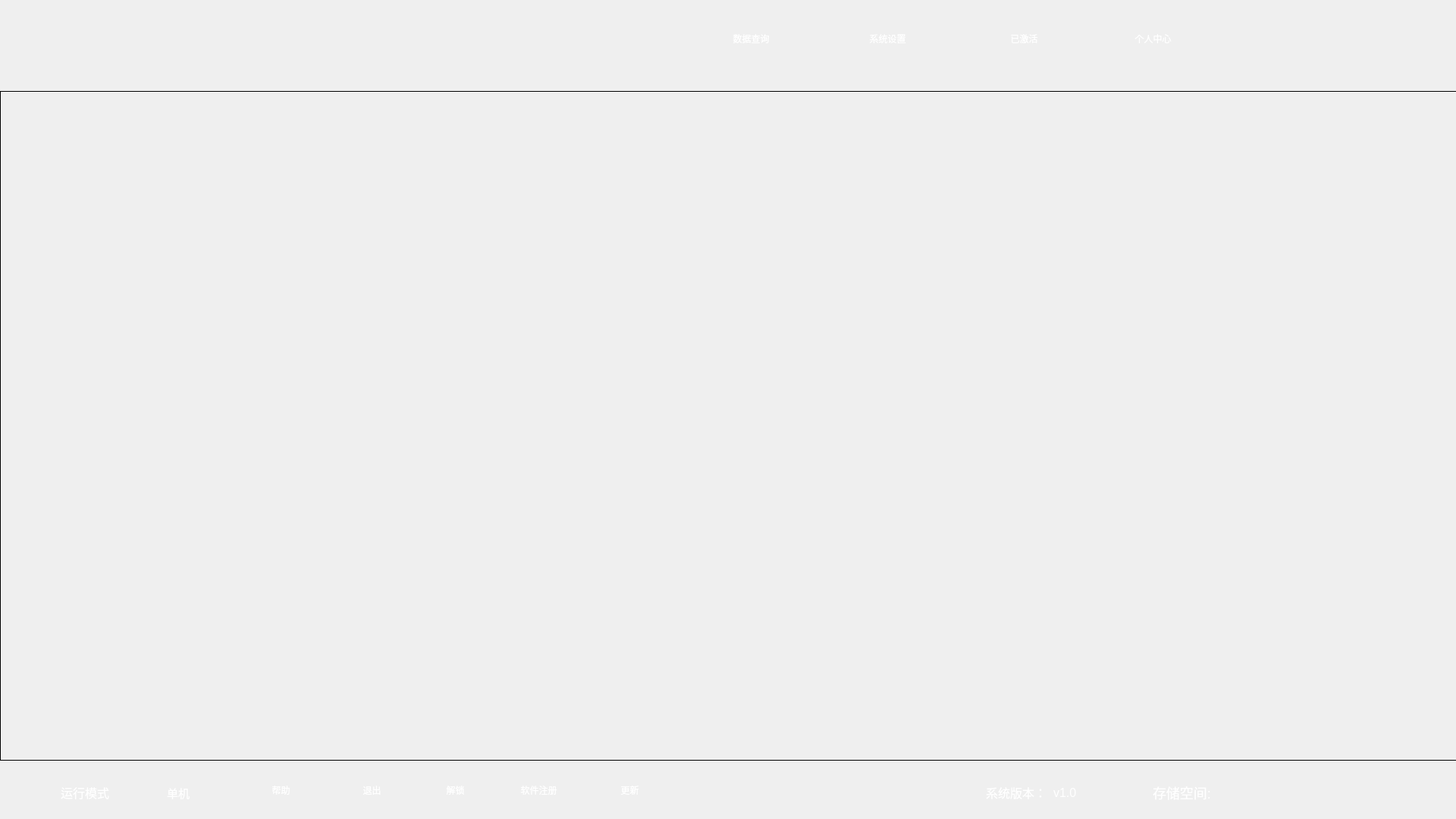
<?xml version="1.0" encoding="UTF-8"?>
<ui version="4.0">
 <class>MainForm</class>
 <widget class="QWidget" name="MainForm">
  <property name="geometry">
   <rect>
    <x>0</x>
    <y>0</y>
    <width>1920</width>
    <height>1080</height>
   </rect>
  </property>
  <property name="windowTitle">
   <string>Form</string>
  </property>
  <property name="styleSheet">
   <string notr="true"/>
  </property>
  <widget class="QListWidget" name="listWidget">
   <property name="geometry">
    <rect>
     <x>0</x>
     <y>120</y>
     <width>1980</width>
     <height>883</height>
    </rect>
   </property>
   <property name="styleSheet">
    <string notr="true">QListWidget{  
    border:1px solid black; 
	spacing: 20px;
	background-color: transparent;
}  

QListWidget::item {
    border: 2px solid black; 
	border-image: url(:/image/collectionbackground.png);
	margin: 2px;
}</string>
   </property>
   <property name="flow">
    <enum>QListView::LeftToRight</enum>
   </property>
   <property name="isWrapping" stdset="0">
    <bool>true</bool>
   </property>
  </widget>
  <widget class="QPushButton" name="pushButton_searchfiles">
   <property name="geometry">
    <rect>
     <x>900</x>
     <y>30</y>
     <width>181</width>
     <height>41</height>
    </rect>
   </property>
   <property name="styleSheet">
    <string notr="true">QPushButton {
    color: white;   
    border: none;
    background-image: url(:/image/butun1.png);
}
QPushButton:pressed{
border-image: url(:/image/butun2.png);
 border: none;
color: rgb(85, 255, 255);
}
</string>
   </property>
   <property name="text">
    <string>数据查询</string>
   </property>
  </widget>
  <widget class="QPushButton" name="pushButton_setup">
   <property name="geometry">
    <rect>
     <x>1080</x>
     <y>30</y>
     <width>181</width>
     <height>41</height>
    </rect>
   </property>
   <property name="styleSheet">
    <string notr="true">QPushButton {
    color: white;   
    border: none;
    background-image: url(:/image/butun1.png);
}
QPushButton:pressed{
border-image: url(:/image/butun2.png);
 border: none;
color: rgb(85, 255, 255);
}
</string>
   </property>
   <property name="text">
    <string>系统设置</string>
   </property>
  </widget>
  <widget class="QPushButton" name="btn_help">
   <property name="geometry">
    <rect>
     <x>310</x>
     <y>1020</y>
     <width>101</width>
     <height>43</height>
    </rect>
   </property>
   <property name="styleSheet">
    <string notr="true">QPushButton{
	font: 11pt &quot;Sans Serif&quot;;
background-image: url(:/image/help.png);
color: white;   
padding-left: 20px;
border: none;
}
QPushButton:pressed{
background-color:rgb(121, 121, 121);
 border-style: inset;
}</string>
   </property>
   <property name="text">
    <string>帮助</string>
   </property>
  </widget>
  <widget class="QPushButton" name="btn_exit">
   <property name="geometry">
    <rect>
     <x>430</x>
     <y>1020</y>
     <width>101</width>
     <height>43</height>
    </rect>
   </property>
   <property name="styleSheet">
    <string notr="true">QPushButton{
	font: 11pt &quot;Sans Serif&quot;;
background-image: url(:/image/help.png);
color: white;   
padding-left: 20px;
/* 添加 border: none; */
border: none;
}
QPushButton:pressed{
background-color:rgb(121, 121, 121);
 border-style: inset;
}</string>
   </property>
   <property name="text">
    <string>退出</string>
   </property>
  </widget>
  <widget class="QPushButton" name="btn_signin">
   <property name="geometry">
    <rect>
     <x>650</x>
     <y>1020</y>
     <width>101</width>
     <height>43</height>
    </rect>
   </property>
   <property name="styleSheet">
    <string notr="true">QPushButton{
	font: 9pt &quot;Sans Serif&quot;;
background-image: url(:/image/help.png);
color: white;   
padding-left: 20px;
/* 添加 border: none; */
border: none;
}
QPushButton:pressed{
background-color:rgb(121, 121, 121);
 border-style: inset;
}</string>
   </property>
   <property name="text">
    <string>软件注册</string>
   </property>
  </widget>
  <widget class="QLabel" name="label">
   <property name="geometry">
    <rect>
     <x>40</x>
     <y>0</y>
     <width>191</width>
     <height>101</height>
    </rect>
   </property>
   <property name="styleSheet">
    <string notr="true"/>
   </property>
   <property name="text">
    <string/>
   </property>
  </widget>
  <widget class="QLabel" name="label_2">
   <property name="geometry">
    <rect>
     <x>235</x>
     <y>20</y>
     <width>571</width>
     <height>61</height>
    </rect>
   </property>
   <property name="styleSheet">
    <string notr="true"/>
   </property>
   <property name="text">
    <string/>
   </property>
  </widget>
  <widget class="QLabel" name="networklabel">
   <property name="geometry">
    <rect>
     <x>20</x>
     <y>1020</y>
     <width>261</width>
     <height>50</height>
    </rect>
   </property>
   <property name="styleSheet">
    <string notr="true">background-image: url(:/image/staus.png);</string>
   </property>
   <property name="text">
    <string/>
   </property>
  </widget>
  <widget class="QLabel" name="label_3">
   <property name="geometry">
    <rect>
     <x>80</x>
     <y>1030</y>
     <width>71</width>
     <height>31</height>
    </rect>
   </property>
   <property name="text">
    <string>&lt;html&gt;&lt;head/&gt;&lt;body&gt;&lt;p&gt;&lt;span style=&quot; font-size:12pt; color:#ffffff;&quot;&gt;运行模式&lt;/span&gt;&lt;/p&gt;&lt;/body&gt;&lt;/html&gt;</string>
   </property>
  </widget>
  <widget class="QLabel" name="label_6">
   <property name="geometry">
    <rect>
     <x>220</x>
     <y>1030</y>
     <width>54</width>
     <height>31</height>
    </rect>
   </property>
   <property name="text">
    <string>&lt;html&gt;&lt;head/&gt;&lt;body&gt;&lt;p&gt;&lt;span style=&quot; font-size:11pt; color:#ffffff;&quot;&gt;单机&lt;/span&gt;&lt;/p&gt;&lt;/body&gt;&lt;/html&gt;</string>
   </property>
  </widget>
  <widget class="QWidget" name="layoutWidget">
   <property name="geometry">
    <rect>
     <x>1300</x>
     <y>1030</y>
     <width>171</width>
     <height>31</height>
    </rect>
   </property>
   <layout class="QHBoxLayout" name="horizontalLayout">
    <item>
     <widget class="QLabel" name="versionlabel">
      <property name="text">
       <string>&lt;html&gt;&lt;head/&gt;&lt;body&gt;&lt;p&gt;&lt;span style=&quot; font-size:12pt; color:#ffffff;&quot;&gt;系统版本：&lt;/span&gt;&lt;/p&gt;&lt;/body&gt;&lt;/html&gt;</string>
      </property>
     </widget>
    </item>
    <item>
     <widget class="QLabel" name="versiontextlabel">
      <property name="text">
       <string>&lt;html&gt;&lt;head/&gt;&lt;body&gt;&lt;p&gt;&lt;span style=&quot; font-size:12pt; color:#ffffff;&quot;&gt;v1.0&lt;/span&gt;&lt;/p&gt;&lt;/body&gt;&lt;/html&gt;</string>
      </property>
     </widget>
    </item>
   </layout>
  </widget>
  <widget class="QWidget" name="layoutWidget">
   <property name="geometry">
    <rect>
     <x>1520</x>
     <y>1030</y>
     <width>391</width>
     <height>32</height>
    </rect>
   </property>
   <layout class="QHBoxLayout" name="horizontalLayout_2">
    <item>
     <widget class="QLabel" name="storelabel">
      <property name="styleSheet">
       <string notr="true">QLabel {
	color: rgb(0, 0, 0);
	font:18px;
	border:none;
}</string>
      </property>
      <property name="text">
       <string>&lt;html&gt;&lt;head/&gt;&lt;body&gt;&lt;p&gt;&lt;span style=&quot; color:#ffffff;&quot;&gt;存储空间:&lt;/span&gt;&lt;/p&gt;&lt;/body&gt;&lt;/html&gt;</string>
      </property>
     </widget>
    </item>
    <item>
     <widget class="QLabel" name="label_disksize">
      <property name="styleSheet">
       <string notr="true">QLabel {
	
	color: rgb(255, 255, 255);
	font:18px;
	border:none;
}</string>
      </property>
      <property name="text">
       <string/>
      </property>
     </widget>
    </item>
   </layout>
  </widget>
  <widget class="QLabel" name="label_4">
   <property name="geometry">
    <rect>
     <x>970</x>
     <y>1017</y>
     <width>81</width>
     <height>61</height>
    </rect>
   </property>
   <property name="styleSheet">
    <string notr="true">image: url(:/image/log2.png);</string>
   </property>
   <property name="text">
    <string/>
   </property>
  </widget>
  <widget class="QPushButton" name="pushButton_PersonCenter">
   <property name="geometry">
    <rect>
     <x>1430</x>
     <y>30</y>
     <width>181</width>
     <height>41</height>
    </rect>
   </property>
   <property name="styleSheet">
    <string notr="true">QPushButton {
    color: white;   
    border: none;
    background-image: url(:/image/butun1.png);
}
QPushButton:pressed{
border-image: url(:/image/butun2.png);
 border: none;
color: rgb(85, 255, 255);
}
</string>
   </property>
   <property name="text">
    <string>个人中心</string>
   </property>
  </widget>
  <widget class="QPushButton" name="btn_unlock">
   <property name="geometry">
    <rect>
     <x>540</x>
     <y>1020</y>
     <width>101</width>
     <height>43</height>
    </rect>
   </property>
   <property name="styleSheet">
    <string notr="true">QPushButton{
	font: 11pt &quot;Sans Serif&quot;;
background-image: url(:/image/help.png);
color: white;   
padding-left: 20px;
/* 添加 border: none; */
border: none;
}
QPushButton:pressed{
background-color:rgb(121, 121, 121);
 border-style: inset;
}</string>
   </property>
   <property name="text">
    <string>解锁</string>
   </property>
  </widget>
  <widget class="QPushButton" name="btn_update">
   <property name="geometry">
    <rect>
     <x>770</x>
     <y>1020</y>
     <width>101</width>
     <height>43</height>
    </rect>
   </property>
   <property name="styleSheet">
    <string notr="true">QPushButton{
	font: 8pt &quot;Sans Serif&quot;;
background-image: url(:/image/help.png);
color: white;   
padding-left: 20px;
border: none;
}
QPushButton:pressed{
background-color:rgb(121, 121, 121);
 border-style: inset;
}</string>
   </property>
   <property name="text">
    <string>更新</string>
   </property>
  </widget>
  <widget class="QPushButton" name="pushButton_Activate">
   <property name="geometry">
    <rect>
     <x>1260</x>
     <y>30</y>
     <width>181</width>
     <height>41</height>
    </rect>
   </property>
   <property name="styleSheet">
    <string notr="true">QPushButton {
    color: white;   
    border: none;
    background-image: url(:/image/butun1.png);
}
QPushButton:pressed{
border-image: url(:/image/butun2.png);
 border: none;
color: rgb(85, 255, 255);
}
</string>
   </property>
   <property name="text">
    <string>已激活</string>
   </property>
  </widget>
 </widget>
 <resources/>
 <connections/>
</ui>
